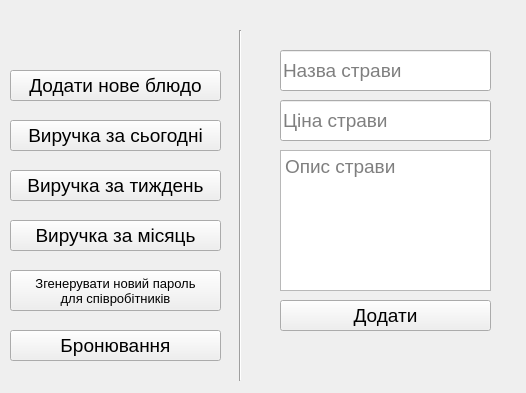
<?xml version="1.0" encoding="UTF-8"?>
<ui version="4.0">
 <class>adminWindow</class>
 <widget class="QWidget" name="adminWindow">
  <property name="geometry">
   <rect>
    <x>0</x>
    <y>0</y>
    <width>526</width>
    <height>393</height>
   </rect>
  </property>
  <property name="font">
   <font>
    <family>Segoe UI</family>
    <pointsize>14</pointsize>
   </font>
  </property>
  <property name="windowTitle">
   <string>Адміністратор</string>
  </property>
  <widget class="Line" name="line">
   <property name="geometry">
    <rect>
     <x>230</x>
     <y>30</y>
     <width>20</width>
     <height>351</height>
    </rect>
   </property>
   <property name="orientation">
    <enum>Qt::Vertical</enum>
   </property>
  </widget>
  <widget class="QTextEdit" name="detailsTextEdit">
   <property name="geometry">
    <rect>
     <x>260</x>
     <y>40</y>
     <width>251</width>
     <height>321</height>
    </rect>
   </property>
   <property name="styleSheet">
    <string notr="true">background: rgba(0,0,255,0%)</string>
   </property>
   <property name="html">
    <string>&lt;!DOCTYPE HTML PUBLIC &quot;-//W3C//DTD HTML 4.0//EN&quot; &quot;http://www.w3.org/TR/REC-html40/strict.dtd&quot;&gt;
&lt;html&gt;&lt;head&gt;&lt;meta name=&quot;qrichtext&quot; content=&quot;1&quot; /&gt;&lt;style type=&quot;text/css&quot;&gt;
p, li { white-space: pre-wrap; }
&lt;/style&gt;&lt;/head&gt;&lt;body style=&quot; font-family:'Segoe UI'; font-size:14pt; font-weight:400; font-style:normal;&quot;&gt;
&lt;p style=&quot;-qt-paragraph-type:empty; margin-top:0px; margin-bottom:0px; margin-left:0px; margin-right:0px; -qt-block-indent:0; text-indent:0px;&quot;&gt;&lt;br /&gt;&lt;/p&gt;&lt;/body&gt;&lt;/html&gt;</string>
   </property>
  </widget>
  <widget class="QPushButton" name="showDishAddFormButton">
   <property name="geometry">
    <rect>
     <x>10</x>
     <y>70</y>
     <width>211</width>
     <height>31</height>
    </rect>
   </property>
   <property name="text">
    <string>Додати нове блюдо</string>
   </property>
  </widget>
  <widget class="QPushButton" name="dayProfitReportButton">
   <property name="geometry">
    <rect>
     <x>10</x>
     <y>120</y>
     <width>211</width>
     <height>31</height>
    </rect>
   </property>
   <property name="text">
    <string>Виручка за сьогодні</string>
   </property>
  </widget>
  <widget class="QPushButton" name="weekProfitReportButton">
   <property name="geometry">
    <rect>
     <x>10</x>
     <y>170</y>
     <width>211</width>
     <height>31</height>
    </rect>
   </property>
   <property name="text">
    <string>Виручка за тиждень</string>
   </property>
  </widget>
  <widget class="QPushButton" name="monthProfitReportButton">
   <property name="geometry">
    <rect>
     <x>10</x>
     <y>220</y>
     <width>211</width>
     <height>31</height>
    </rect>
   </property>
   <property name="text">
    <string>Виручка за місяць</string>
   </property>
  </widget>
  <widget class="QPushButton" name="newPasswordGenerateButton">
   <property name="geometry">
    <rect>
     <x>10</x>
     <y>270</y>
     <width>211</width>
     <height>41</height>
    </rect>
   </property>
   <property name="font">
    <font>
     <family>Segoe UI</family>
     <pointsize>10</pointsize>
    </font>
   </property>
   <property name="styleSheet">
    <string notr="true">multiline</string>
   </property>
   <property name="inputMethodHints">
    <set>Qt::ImhNone</set>
   </property>
   <property name="text">
    <string>Згенерувати новий пароль
для співробітників</string>
   </property>
  </widget>
  <widget class="QLineEdit" name="dishNameLineEdit">
   <property name="geometry">
    <rect>
     <x>280</x>
     <y>50</y>
     <width>211</width>
     <height>41</height>
    </rect>
   </property>
   <property name="placeholderText">
    <string>Назва страви</string>
   </property>
  </widget>
  <widget class="QLineEdit" name="dishPriceLineEdit">
   <property name="geometry">
    <rect>
     <x>280</x>
     <y>100</y>
     <width>211</width>
     <height>41</height>
    </rect>
   </property>
   <property name="placeholderText">
    <string>Ціна страви</string>
   </property>
  </widget>
  <widget class="QPushButton" name="addDishButton">
   <property name="geometry">
    <rect>
     <x>280</x>
     <y>300</y>
     <width>211</width>
     <height>31</height>
    </rect>
   </property>
   <property name="text">
    <string>Додати</string>
   </property>
  </widget>
  <widget class="QPlainTextEdit" name="dishDescriptionPlainTextEdit">
   <property name="geometry">
    <rect>
     <x>280</x>
     <y>150</y>
     <width>211</width>
     <height>141</height>
    </rect>
   </property>
   <property name="placeholderText">
    <string>Опис страви</string>
   </property>
  </widget>
  <widget class="QLabel" name="infoLabel">
   <property name="geometry">
    <rect>
     <x>280</x>
     <y>340</y>
     <width>211</width>
     <height>41</height>
    </rect>
   </property>
   <property name="text">
    <string/>
   </property>
  </widget>
  <widget class="QPushButton" name="showReservesTableButton">
   <property name="geometry">
    <rect>
     <x>10</x>
     <y>330</y>
     <width>211</width>
     <height>31</height>
    </rect>
   </property>
   <property name="text">
    <string>Бронювання</string>
   </property>
  </widget>
  <zorder>detailsTextEdit</zorder>
  <zorder>line</zorder>
  <zorder>showDishAddFormButton</zorder>
  <zorder>dayProfitReportButton</zorder>
  <zorder>weekProfitReportButton</zorder>
  <zorder>monthProfitReportButton</zorder>
  <zorder>newPasswordGenerateButton</zorder>
  <zorder>dishNameLineEdit</zorder>
  <zorder>dishPriceLineEdit</zorder>
  <zorder>addDishButton</zorder>
  <zorder>dishDescriptionPlainTextEdit</zorder>
  <zorder>infoLabel</zorder>
  <zorder>showReservesTableButton</zorder>
 </widget>
 <resources/>
 <connections/>
</ui>
